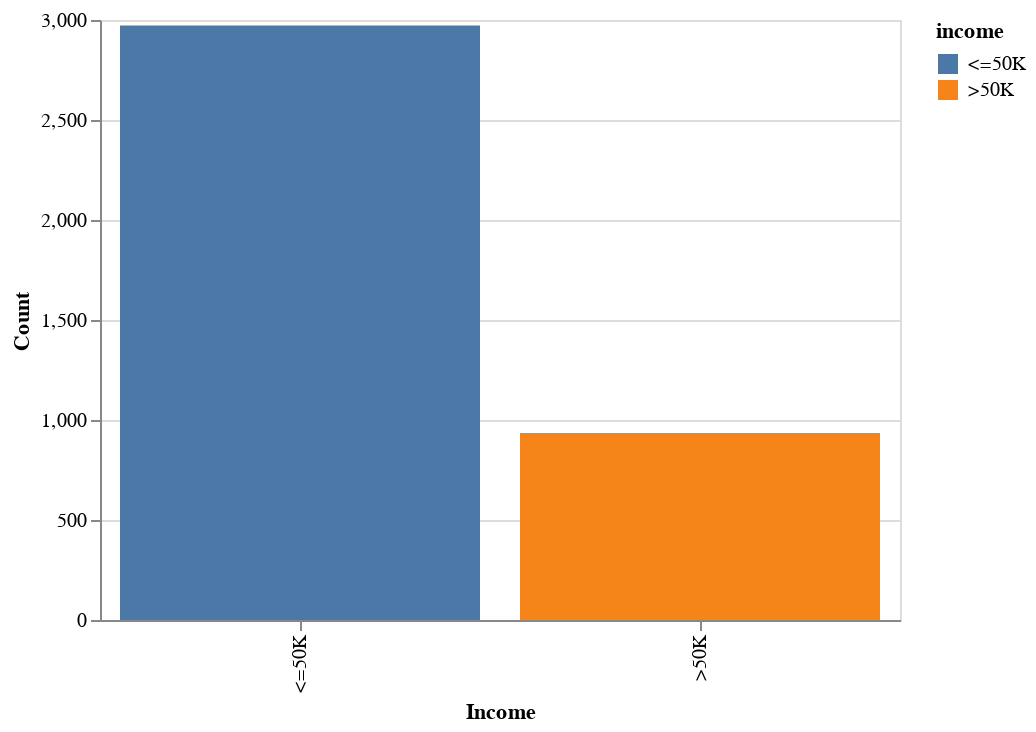

Source (notebook cell):
### Code cell
alt.Chart(adult_df).mark_bar().encode(
    alt.X('income:N', title='Income'),
    alt.Y('count():Q', title='Count'), 
    color='income:N' 
).properties(
    width=400, 
    height=300  
)

### Figure 1 — Vega specification as saved in the notebook (floating-point values rounded to 4 significant figures)
{"$schema": "https://vega.github.io/schema/vega/v6.json", "data": [{"name": "source_0", "values": [{"__count": 935, "income": ">50K"}, {"__count": 2972, "income": "<=50K"}]}, {"name": "source_0_x_domain_income", "values": [{"income": ">50K"}, {"income": "<=50K"}]}, {"name": "source_0_y_domain___count", "values": [{"min": 935, "max": 2972}]}, {"name": "source_0_color_domain_income", "values": [{"income": ">50K"}, {"income": "<=50K"}]}], "marks": [{"type": "rect", "name": "marks", "from": {"data": "source_0"}, "encode": {"update": {"x": {"field": "income", "scale": "x"}, "y2": {"value": 0, "scale": "y"}, "y": {"field": "__count", "scale": "y"}, "width": {"signal": "max(0.25, bandwidth('x'))"}, "fill": {"field": "income", "scale": "color"}}}, "style": ["bar"]}], "scales": [{"name": "x", "type": "band", "domain": {"data": "source_0_x_domain_income", "field": "income", "sort": true}, "range": [0, {"signal": "width"}], "paddingInner": 0.1, "paddingOuter": 0.05}, {"name": "y", "type": "linear", "domain": [{"signal": "(data(\"source_0_y_domain___count\")[0] || {}).min"}, {"signal": "(data(\"source_0_y_domain___count\")[0] || {}).max"}], "range": [{"signal": "height"}, 0], "nice": true, "zero": true}, {"name": "color", "type": "ordinal", "domain": {"data": "source_0_color_domain_income", "field": "income", "sort": true}, "range": "category"}], "axes": [{"scale": "y", "gridScale": "x", "tickCount": {"signal": "ceil(height/40)"}, "maxExtent": 0, "orient": "left", "labels": false, "zindex": 0, "aria": false, "domain": false, "grid": true, "ticks": false, "minExtent": 0}, {"scale": "x", "labelAngle": 270, "labelBaseline": "middle", "grid": false, "zindex": 0, "labelAlign": "right", "title": "Income", "orient": "bottom"}, {"scale": "y", "labelOverlap": true, "tickCount": {"signal": "ceil(height/40)"}, "orient": "left", "title": "Count", "grid": false, "zindex": 0}], "width": 400, "background": "white", "height": 300, "padding": 5, "style": "cell", "legends": [{"fill": "color", "symbolType": "square", "title": "income"}]}
